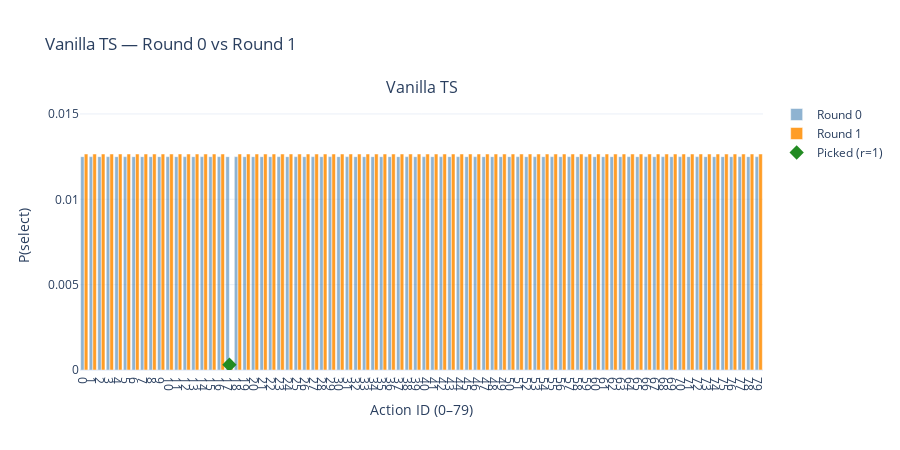

Source (notebook cell):
### Markdown cell above
### Position-Agnostic Vanilla TS with one hop

### Code cell
# create tracker (vanilla TS, no per-position separation)
tracker = ThompsonSlateTracker(
    df=df,
    n_actions=bf["n_actions"],
    positions=[0, 1, 2],      # passed but ignored since factorize_by_position=False
    seed=SEED,
    factorize_by_position=False
)

# round 0 is already uniform
print("PMF round 0 (first 10 probs):", tracker.get_pmf(0)["all"][:10])

# advance one round
samp1 = tracker.next_round(random_state=7, use_mc_if_needed=False)
print("Round 1 sample:\n", samp1)
display(samp1)

# compare round 0 vs round 1
tracker.plot_compare(0, 1, title="Vanilla TS — Round 0 vs Round 1", show_picks=True)

### Figure 1 — Plotly figure (JSON) as saved in the notebook; plotly's stock layout.template omitted (floating-point values rounded to 4 significant figures)
{"data": [{"marker": {"color": "steelblue"}, "name": "Round 0", "opacity": 0.6, "showlegend": true, "type": "bar", "x": [0, 1, 2, 3, 4, 5, 6, 7, 8, 9, 10, 11, 12, 13, 14, 15, 16, 17, 18, 19, 20, 21, 22, 23, 24, 25, 26, 27, 28, 29, 30, 31, 32, 33, 34, 35, 36, 37, 38, 39, 40, 41, 42, 43, 44, 45, 46, 47, 48, 49, 50, 51, 52, 53, 54, 55, 56, 57, 58, 59, 60, 61, 62, 63, 64, 65, 66, 67, 68, 69, 70, 71, 72, 73, 74, 75, 76, 77, 78, 79], "xaxis": "x", "y": [0.0125, 0.0125, 0.0125, 0.0125, 0.0125, 0.0125, 0.0125, 0.0125, 0.0125, 0.0125, 0.0125, 0.0125, 0.0125, 0.0125, 0.0125, 0.0125, 0.0125, 0.0125, 0.0125, 0.0125, 0.0125, 0.0125, 0.0125, 0.0125, 0.0125, 0.0125, 0.0125, 0.0125, 0.0125, 0.0125, 0.0125, 0.0125, 0.0125, 0.0125, 0.0125, 0.0125, 0.0125, 0.0125, 0.0125, 0.0125, 0.0125, 0.0125, 0.0125, 0.0125, 0.0125, 0.0125, 0.0125, 0.0125, 0.0125, 0.0125, 0.0125, 0.0125, 0.0125, 0.0125, 0.0125, 0.0125, 0.0125, 0.0125, 0.0125, 0.0125, 0.0125, 0.0125, 0.0125, 0.0125, 0.0125, 0.0125, 0.0125, 0.0125, 0.0125, 0.0125, 0.0125, 0.0125, 0.0125, 0.0125, 0.0125, 0.0125, 0.0125, 0.0125, 0.0125, 0.0125], "yaxis": "y"}, {"marker": {"color": "darkorange"}, "name": "Round 1", "opacity": 0.85, "showlegend": true, "type": "bar", "x": [0, 1, 2, 3, 4, 5, 6, 7, 8, 9, 10, 11, 12, 13, 14, 15, 16, 17, 18, 19, 20, 21, 22, 23, 24, 25, 26, 27, 28, 29, 30, 31, 32, 33, 34, 35, 36, 37, 38, 39, 40, 41, 42, 43, 44, 45, 46, 47, 48, 49, 50, 51, 52, 53, 54, 55, 56, 57, 58, 59, 60, 61, 62, 63, 64, 65, 66, 67, 68, 69, 70, 71, 72, 73, 74, 75, 76, 77, 78, 79], "xaxis": "x", "y": [0.01265, 0.01265, 0.01265, 0.01265, 0.01265, 0.01265, 0.01265, 0.01265, 0.01265, 0.01265, 0.01265, 0.01265, 0.01265, 0.01265, 0.01265, 0.01265, 0.01265, 0.0003086, 0.01265, 0.01265, 0.01265, 0.01265, 0.01265, 0.01265, 0.01265, 0.01265, 0.01265, 0.01265, 0.01265, 0.01265, 0.01265, 0.01265, 0.01265, 0.01265, 0.01265, 0.01265, 0.01265, 0.01265, 0.01265, 0.01265, 0.01265, 0.01265, 0.01265, 0.01265, 0.01265, 0.01265, 0.01265, 0.01265, 0.01265, 0.01265, 0.01265, 0.01265, 0.01265, 0.01265, 0.01265, 0.01265, 0.01265, 0.01265, 0.01265, 0.01265, 0.01265, 0.01265, 0.01265, 0.01265, 0.01265, 0.01265, 0.01265, 0.01265, 0.01265, 0.01265, 0.01265, 0.01265, 0.01265, 0.01265, 0.01265, 0.01265, 0.01265, 0.01265, 0.01265, 0.01265], "yaxis": "y"}, {"hovertemplate": "Round 1<br>Bandit: all<br>Action: %{x}<br>P: %{y:.6f}<br>Reward: 0<extra></extra>", "marker": {"color": "forestgreen", "size": 11, "symbol": "diamond"}, "mode": "markers", "name": "Picked (r=1)", "showlegend": true, "type": "scatter", "x": [17], "xaxis": "x", "y": [0.0003086], "yaxis": "y"}], "layout": {"annotations": [{"font": {"size": 16}, "showarrow": false, "text": "Vanilla TS", "x": 0.5, "xanchor": "center", "xref": "paper", "y": 1, "yanchor": "bottom", "yref": "paper"}], "bargap": 0.15, "barmode": "group", "height": 450, "title": {"text": "Vanilla TS — Round 0 vs Round 1"}, "xaxis": {"anchor": "y", "domain": [0, 1], "tickmode": "array", "ticktext": ["0", "1", "2", "3", "4", "5", "6", "7", "8", "9", "10", "11", "12", "13", "14", "15", "16", "17", "18", "19", "20", "21", "22", "23", "24", "25", "26", "27", "28", "29", "30", "31", "32", "33", "34", "35", "36", "37", "38", "39", "40", "41", "42", "43", "44", "45", "46", "47", "48", "49", "50", "51", "52", "53", "54", "55", "56", "57", "58", "59", "60", "61", "62", "63", "64", "65", "66", "67", "68", "69", "70", "71", "72", "73", "74", "75", "76", "77", "78", "79"], "tickvals": [0, 1, 2, 3, 4, 5, 6, 7, 8, 9, 10, 11, 12, 13, 14, 15, 16, 17, 18, 19, 20, 21, 22, 23, 24, 25, 26, 27, 28, 29, 30, 31, 32, 33, 34, 35, 36, 37, 38, 39, 40, 41, 42, 43, 44, 45, 46, 47, 48, 49, 50, 51, 52, 53, 54, 55, 56, 57, 58, 59, 60, 61, 62, 63, 64, 65, 66, 67, 68, 69, 70, 71, 72, 73, 74, 75, 76, 77, 78, 79], "title": {"text": "Action ID (0–79)"}}, "yaxis": {"anchor": "x", "domain": [0, 1], "range": [0, 0.01582], "title": {"text": "P(select)"}}}}
